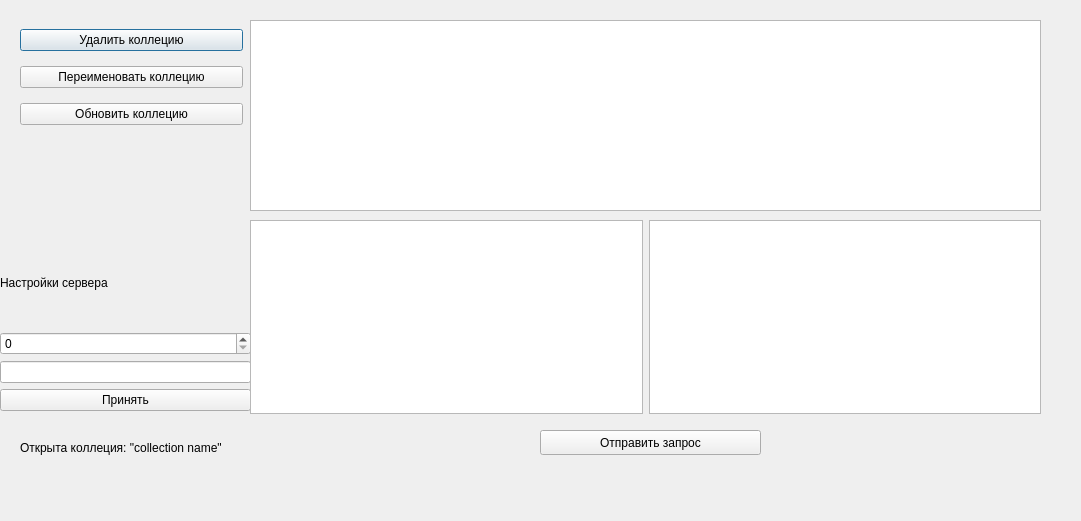
<?xml version="1.0" encoding="UTF-8"?>
<ui version="4.0">
 <class>OpenFIle</class>
 <widget class="QDialog" name="OpenFIle">
  <property name="geometry">
   <rect>
    <x>0</x>
    <y>0</y>
    <width>1081</width>
    <height>521</height>
   </rect>
  </property>
  <property name="windowTitle">
   <string>Dialog</string>
  </property>
  <widget class="QTextBrowser" name="textBrowserCollection">
   <property name="geometry">
    <rect>
     <x>250</x>
     <y>20</y>
     <width>791</width>
     <height>191</height>
    </rect>
   </property>
   <property name="minimumSize">
    <size>
     <width>0</width>
     <height>0</height>
    </size>
   </property>
  </widget>
  <widget class="QWidget" name="layoutWidget">
   <property name="geometry">
    <rect>
     <x>20</x>
     <y>20</y>
     <width>223</width>
     <height>114</height>
    </rect>
   </property>
   <layout class="QVBoxLayout" name="verticalLayout">
    <item>
     <widget class="QPushButton" name="pushButtonDeleteCollection">
      <property name="text">
       <string>Удалить коллецию</string>
      </property>
     </widget>
    </item>
    <item>
     <widget class="QPushButton" name="pushButtonSetNameCollection">
      <property name="text">
       <string>Переименовать коллецию</string>
      </property>
     </widget>
    </item>
    <item>
     <widget class="QPushButton" name="pushButtonUpDateCollection">
      <property name="text">
       <string>Обновить коллецию</string>
      </property>
     </widget>
    </item>
   </layout>
  </widget>
  <widget class="QLabel" name="label">
   <property name="geometry">
    <rect>
     <x>20</x>
     <y>440</y>
     <width>1001</width>
     <height>16</height>
    </rect>
   </property>
   <property name="text">
    <string>Открыта коллеция: &quot;collection name&quot; </string>
   </property>
  </widget>
  <widget class="QPushButton" name="Requestbtn">
   <property name="geometry">
    <rect>
     <x>540</x>
     <y>430</y>
     <width>221</width>
     <height>25</height>
    </rect>
   </property>
   <property name="text">
    <string>Отправить запрос</string>
   </property>
  </widget>
  <widget class="QWidget" name="layoutWidget">
   <property name="geometry">
    <rect>
     <x>0</x>
     <y>240</y>
     <width>251</width>
     <height>171</height>
    </rect>
   </property>
   <layout class="QVBoxLayout" name="verticalLayout_2">
    <item>
     <widget class="QLabel" name="label_2">
      <property name="text">
       <string>Настройки сервера</string>
      </property>
     </widget>
    </item>
    <item>
     <widget class="QSpinBox" name="portedit"/>
    </item>
    <item>
     <widget class="QLineEdit" name="nameedit"/>
    </item>
    <item>
     <widget class="QPushButton" name="acceptsettingsbtn">
      <property name="text">
       <string>Принять</string>
      </property>
      <property name="shortcut">
       <string>Return</string>
      </property>
     </widget>
    </item>
   </layout>
  </widget>
  <widget class="QWidget" name="">
   <property name="geometry">
    <rect>
     <x>250</x>
     <y>220</y>
     <width>791</width>
     <height>194</height>
    </rect>
   </property>
   <layout class="QHBoxLayout" name="horizontalLayout">
    <item>
     <widget class="QTextBrowser" name="textBrowserAnswer">
      <property name="minimumSize">
       <size>
        <width>0</width>
        <height>0</height>
       </size>
      </property>
     </widget>
    </item>
    <item>
     <widget class="QTextBrowser" name="textBrowserRequest">
      <property name="minimumSize">
       <size>
        <width>0</width>
        <height>0</height>
       </size>
      </property>
     </widget>
    </item>
   </layout>
  </widget>
 </widget>
 <resources/>
 <connections/>
</ui>
